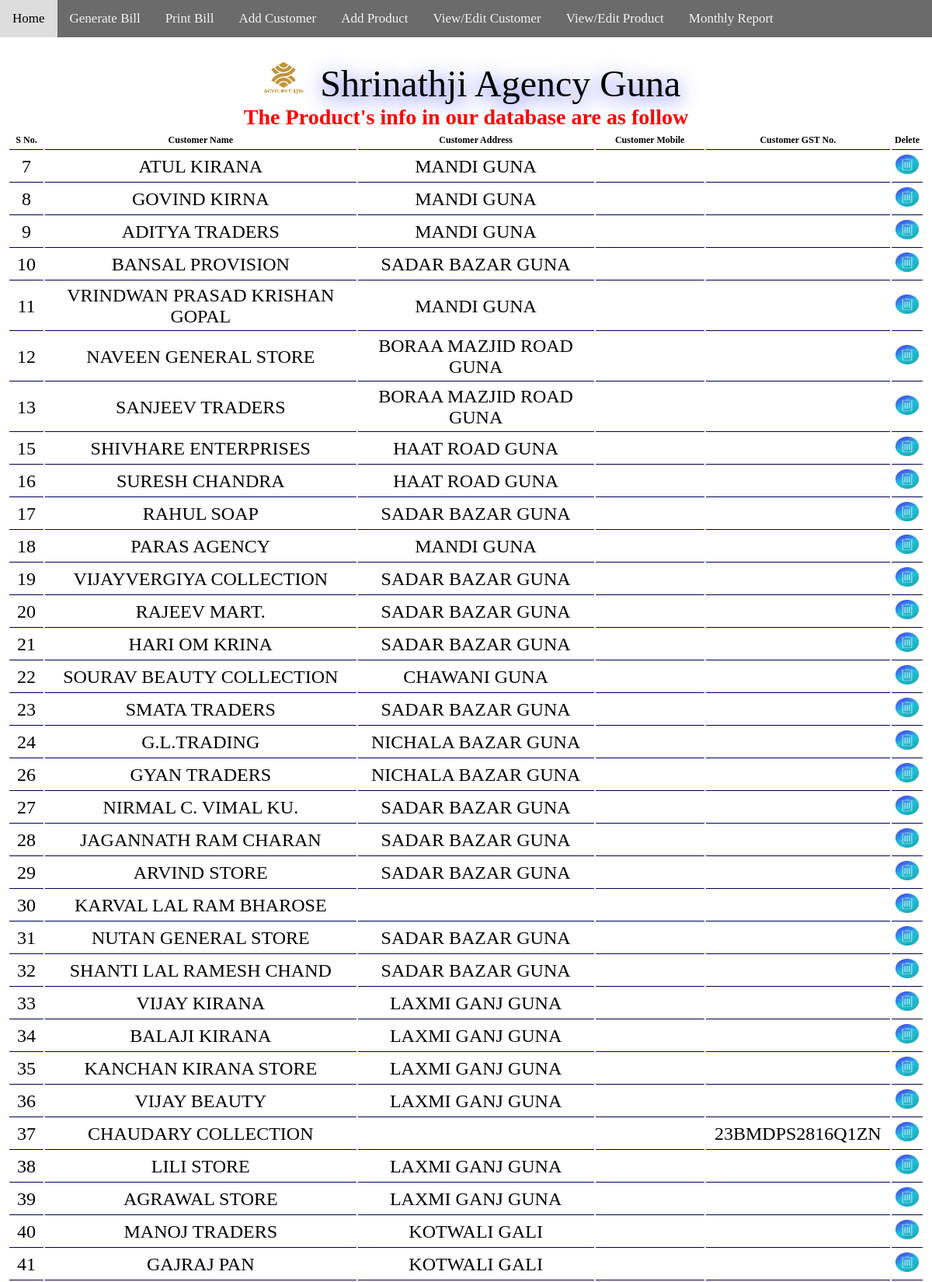
Screenshot of /showcustomer/ (upper part) with the database file from the repository.
### main/models.py (models this page shows, shortened)
class Customer(models.Model):
    id = models.AutoField
    name = models.CharField(max_length=100)
    add = models.CharField(max_length=100)
    pno=models.CharField(max_length=11)
    gst=models.CharField(max_length=20)

### main/views.py (the view)
# urls.py: path('showcustomer/',views.showcustomer),
def showcustomer(request):
    a=Customer.objects.values('id','name','add','pno','gst')
    return render(request, "showcustomer.html", {'curl': curl, 'out': a})

### main/templates/showcustomer.html (shortened to what this page needs)
{% load static %}
<!DOCTYPE html>
<html>
<head>
     <link rel="stylesheet" href="{% static 'css/base2.css' %}">
</head>
<body>
   <div class="main">
    <nav class="topnav">
                       <a href={{curl}}>Home</a>
                  <a id="button-a" onclick="Printbill('0')" href="#">Generate Bill</a>
                    <a id="button-a" onclick="Printbill('1')" href="#">Print Bill</a>
                  <a href={{curl}}addcustomer/>Add Customer </a>
                  <a href={{curl}}addproduct/>Add Product</a>
                  <a href={{curl}}showcustomer/>View/Edit Customer</a>
                  <a href={{curl}}showproduct/>View/Edit Product</a>
                   <a href={{curl}}viewfile/>Monthly Report</a>
        </nav>
        <div class="upper">
            <div class="head" style="font-family: 'Spicy Rice', cursive;">
                 <a href={{curl}}> <img src="{% static 'images/logo3.png' %}"></a>
                <h1>Shrinathji Agency Guna</h1>
        </div>
<div class="head"><h3 ><font color="Red">The Product's info in our database are as follow</font></h3></div>
<table style="width:100%">
    <tr>
    <th>S No.</th>
    <th>Customer Name</th>
    <th>Customer Address</th>
    <th>Customer Mobile</th>
    <th>Customer GST No.</th>
        <th>Delete</th>
</tr>
{% for user in out %}
    <tr>
   <td style="text-align:center;">{{user.id}}</td>
    <td style="text-align:center;">{{user.name}}</td>
    <td style="text-align:center;">{{user.add}}</td>
    <td style="text-align:center;">{{user.pno}}</td>
        <td style="text-align:center;">{{user.gst}}</td>
        <td align="center"><a href="{{curl}}manageC/?action=delete&rid={{user.name}}&e={{user.id}}" title="Delete Customer" ><img src="{% static "images/del2.jpg" %}" alt="Delete" width="30" height="25"></td></a>
    </tr>
{% endfor %}
</table>
</body>
</html>

### main/static/css/base2.css (style rules this page uses)
* { margin: 0; padding: 0; }
.upper { margin: 10px; justify-content: center; align-content: center; text-align: center; font-size: 150%; cursor: context-menu; }
.upper h1 { text-shadow: 0 5px 25px rgba(0,0,255,.7) ; font-weight: 5; display: inline; }
.head img { width: 7%; height: 7%; display: inline; transform: translateY(10px); }
th { font-size: 12px; }
th, td { border-bottom: 1px solid #000054; padding: 4px ; }
.main { min-height: 100%; position:relative; animation: hideitt 4s; }
.topnav { overflow: hidden; background-color: rgba(70,70,70,.8); position: sticky; top: 0; }
.topnav a { float: left; color: #f2f2f2; text-align: center; padding: 14px 16px; text-decoration: none; font-size: 17px; }

### rows the page displays
Customer: id "7", name "ATUL KIRANA", add "MANDI GUNA"
Customer: id "8", name "GOVIND KIRNA", add "MANDI GUNA"
Customer: id "9", name "ADITYA TRADERS", add "MANDI GUNA"
Customer: id "10", name "BANSAL PROVISION", add "SADAR BAZAR GUNA"
Customer: id "11", name "VRINDWAN PRASAD KRISHAN GOPAL", add "MANDI GUNA"
Customer: id "12", name "NAVEEN GENERAL STORE", add "BORAA MAZJID ROAD GUNA"
Customer: id "13", name "SANJEEV TRADERS", add "BORAA MAZJID ROAD GUNA"
Customer: id "15", name "SHIVHARE ENTERPRISES", add "HAAT ROAD GUNA"
Customer: id "16", name "SURESH CHANDRA", add "HAAT ROAD GUNA"
Customer: id "17", name "RAHUL SOAP", add "SADAR BAZAR GUNA"
Customer: id "18", name "PARAS AGENCY", add "MANDI GUNA"
Customer: id "19", name "VIJAYVERGIYA COLLECTION", add "SADAR BAZAR GUNA"
Customer: id "20", name "RAJEEV MART.", add "SADAR BAZAR GUNA"
Customer: id "21", name "HARI OM KRINA", add "SADAR BAZAR GUNA"
Customer: id "22", name "SOURAV BEAUTY COLLECTION", add "CHAWANI GUNA"
Customer: id "23", name "SMATA TRADERS", add "SADAR BAZAR GUNA"
Customer: id "24", name "G.L.TRADING", add "NICHALA BAZAR GUNA"
Customer: id "26", name "GYAN TRADERS", add "NICHALA BAZAR GUNA"
Customer: id "27", name "NIRMAL C. VIMAL KU.", add "SADAR BAZAR GUNA"
Customer: id "28", name "JAGANNATH RAM CHARAN", add "SADAR BAZAR GUNA"
Customer: id "29", name "ARVIND STORE", add "SADAR BAZAR GUNA"
Customer: id "30", name "KARVAL LAL RAM BHAROSE"
Customer: id "31", name "NUTAN GENERAL STORE", add "SADAR BAZAR GUNA"
Customer: id "32", name "SHANTI LAL RAMESH CHAND", add "SADAR BAZAR GUNA"
Customer: id "33", name "VIJAY KIRANA", add "LAXMI GANJ GUNA"
Customer: id "34", name "BALAJI KIRANA", add "LAXMI GANJ GUNA"
Customer: id "35", name "KANCHAN KIRANA STORE", add "LAXMI GANJ GUNA"
Customer: id "36", name "VIJAY BEAUTY", add "LAXMI GANJ GUNA"
Customer: id "37", name "CHAUDARY COLLECTION", gst "23BMDPS2816Q1ZN"
Customer: id "38", name "LILI STORE", add "LAXMI GANJ GUNA"
Customer: id "39", name "AGRAWAL STORE", add "LAXMI GANJ GUNA"
Customer: id "40", name "MANOJ TRADERS", add "KOTWALI GALI"
Customer: id "41", name "GAJRAJ PAN", add "KOTWALI GALI"
